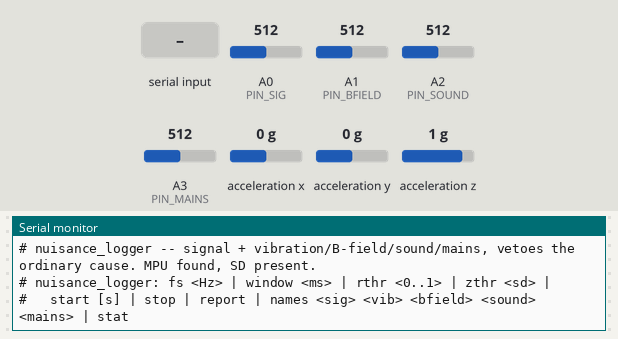
Simulated run of this sketch. Board: Teensy 4. Parts: the last lines printed to the serial monitor. Wiring (inferred from the names in the program): MPU-6050 motion sensor at I2C address 0x68. Inputs (shaded band) come from the test bench; at power-on: A0 (PIN_SIG) = 512, A1 (PIN_BFIELD) = 512, A2 (PIN_SOUND) = 512, A3 (PIN_MAINS) = 512, acceleration x 0 g, acceleration y 0 g, acceleration z 1 g (analog values on the 0–1023 scale). Storage starts empty.

Above: at 1.2 s.
1.3 s: "help,1\n" received over Serial
At 1.9 s:
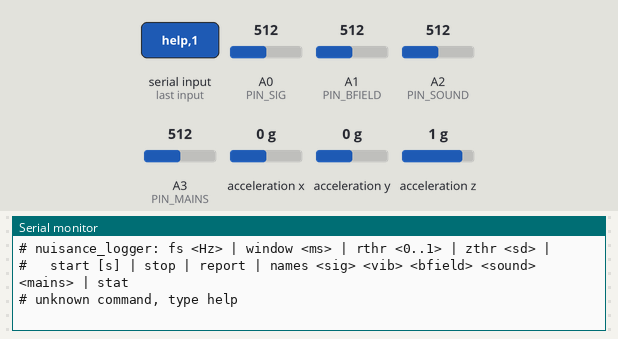
2.8 s: "start\n" received over Serial
At 4.0 s:
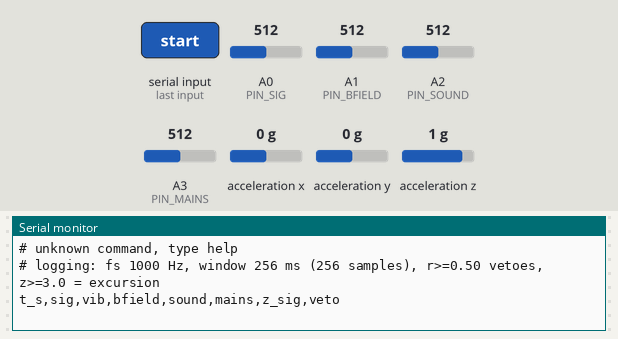
4.3 s: "stop\n" received over Serial
At 5.4 s:
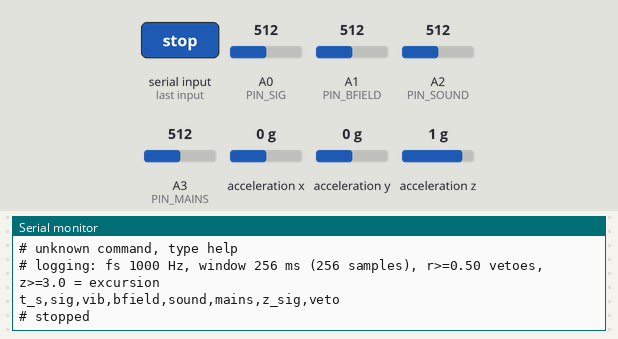

Measured:
- after the input at 1.3 s, the serial monitor: prints a new line at once (image 1)
- after the input at 2.8 s, the serial monitor: prints a new line at once (image 2)
- after the input at 4.3 s, the serial monitor: prints a new line at once (image 3)

The sketch:

nuisance_logger.ino
```cpp
/*
 * nuisance_logger.ino -- Teensy 4.1: log a signal next to the ordinary things
 * that fake one, and veto the ordinary cause after the fact (list item #159).
 *
 * WHAT IT DOES
 *   Samples a SIGNAL channel together with four NUISANCE channels -- vibration,
 *   stray magnetic field, sound, and mains pickup -- at the same instants, and
 *   computes, per sample, whether the signal is persistently correlated with any
 *   nuisance over a short window (nuisance_analysis.h, PC-tested 10/10). When it
 *   is, that nuisance is flagged as the likely cause: the 8 Hz mount resonance
 *   (#133) that sank the pilot studies, or the 60 Hz that is everywhere. Every
 *   null in the files came down to exactly this, so logging it alongside the
 *   signal is what lets you rule the ordinary cause in or out.
 *
 * WIRING (Teensy 4.1)
 *   A0 (14)  SIGNAL   whatever you are measuring (0..3.3 V, centred ~1.65 V)
 *   A1 (15)  B-FIELD  a fluxgate analog out or a coil+amp (stray magnetic field)
 *   A2 (16)  SOUND    an electret mic + amp (acoustic/infrasound)
 *   A3 (17)  MAINS    a short wire / 1 pF pickup near the mains, buffered
 *   MPU-6050 on Wire (SDA 18, SCL 19, 3.3 V): VIBRATION (accel magnitude)
 *   SD card: NUISANCE.CSV
 *   The ADC channels and the IMU are read together at FS; the vibration value is
 *   |accel| - 1 g. If the MPU is absent the vibration channel is held at 0.
 *
 * COMMANDS (USB serial 115200)
 *   help | stat
 *   fs <Hz>              sample rate 100..4000 (default 1000)
 *   window <ms>          correlation window (default 256 ms; use ~4 cycles of the
 *                        nuisance you suspect: 64 ms suits 60 Hz, 500 ms suits 8 Hz)
 *   rthr <0..1>          correlation magnitude that vetoes (default 0.5)
 *   zthr <sd>            signal excursion threshold for the contamination report (default 3)
 *   start [seconds]      log; prints a line whenever the signal excurses, naming any veto
 *   stop
 *   report               contamination: of the signal excursions so far, how many each
 *                        nuisance channel explained
 *   names <sig> <vib> <bfield> <sound> <mains>   rename the channels in the log
 *
 * FILES
 *   NUISANCE.CSV  t_s,sig,vib,bfield,sound,mains,z_sig,veto_mask   per excursion
 *                 (veto_mask bit0 vib, bit1 bfield, bit2 sound, bit3 mains)
 *
 * STATUS: written for Teensyduino 1.62. The veto core (nuisance_analysis.h) is
 *   PC-tested. Not run on hardware.
 */

#include <Arduino.h>
#include <Wire.h>
#include <SD.h>
#include "nuisance_analysis.h"

using namespace nuisance;

const int PIN_SIG = 14, PIN_BFIELD = 15, PIN_SOUND = 16, PIN_MAINS = 17;
const int MPU_ADDR = 0x68;
const double ADC_LSB = 3.3 / 4096.0;

double fs = 1000.0;
int windowMs = 256;
Veto<4> veto;                 // channels: 0 vib, 1 bfield, 2 sound, 3 mains
bool running = false, sdOk = false, mpuOk = false;
uint32_t stopAtMs = 0;
elapsedMicros sampleTimer;
long nExc = 0, nSamp = 0;
char chName[5][10] = {"sig", "vib", "bfield", "sound", "mains"};

IntervalTimer tick;
volatile bool sampleReady = false;

bool mpuBegin() {
  Wire.begin(); Wire.setClock(400000);
  Wire.beginTransmission(MPU_ADDR); Wire.write(0x6B); Wire.write(0x00);     // wake
  if (Wire.endTransmission() != 0) return false;
  Wire.beginTransmission(MPU_ADDR); Wire.write(0x1C); Wire.write(0x00);     // +-2 g
  Wire.endTransmission();
  return true;
}

double readVibration() {
  if (!mpuOk) return 0;
  Wire.beginTransmission(MPU_ADDR); Wire.write(0x3B);
  if (Wire.endTransmission(false) != 0) return 0;
  if (Wire.requestFrom(MPU_ADDR, 6) != 6) return 0;
  int16_t ax = (Wire.read() << 8) | Wire.read();
  int16_t ay = (Wire.read() << 8) | Wire.read();
  int16_t az = (Wire.read() << 8) | Wire.read();
  double gx = ax / 16384.0, gy = ay / 16384.0, gz = az / 16384.0;
  return sqrt(gx * gx + gy * gy + gz * gz) - 1.0;      // |accel| - 1 g (0 at rest)
}

void onTick() { sampleReady = true; }

void startRun(double seconds) {
  double rthr = veto.r_thr, zthr = veto.z_thr;          // keep the user's thresholds
  veto = Veto<4>();                                     // reset running stats and correlators
  veto.r_thr = rthr; veto.z_thr = zthr;
  veto.init((int)(windowMs / 1000.0 * fs));
  nExc = nSamp = 0;
  running = true;
  stopAtMs = seconds > 0 ? millis() + (uint32_t)(seconds * 1000) : 0;
  tick.begin(onTick, 1000000.0 / fs);
  Serial.printf("# logging: fs %.0f Hz, window %d ms (%d samples), r>=%.2f vetoes, z>=%.1f = excursion\n",
                fs, windowMs, (int)(windowMs / 1000.0 * fs), veto.r_thr, veto.z_thr);
  Serial.println("t_s,sig,vib,bfield,sound,mains,z_sig,veto");
}

void stopRun() {
  if (!running) return;
  running = false; tick.end();
  Serial.println("# stopped");
}

void report() {
  Serial.printf("# %ld samples, %ld signal excursions (|z|>=%.1f)\n", nSamp, nExc, veto.z_thr);
  for (int i = 0; i < 4; i++)
    Serial.printf("#   %-8s explained %ld of %ld excursions (%.0f %%)\n",
                  chName[i + 1], veto.vetoed[i], nExc, nExc ? 100.0 * veto.vetoed[i] / nExc : 0.0);
  long worst = 0; int wi = 0;
  for (int i = 0; i < 4; i++) if (veto.vetoed[i] > worst) { worst = veto.vetoed[i]; wi = i; }
  if (nExc > 0 && worst >= 0.5 * nExc)
    Serial.printf("# >= half the 'signal' is explained by %s: treat it as that, not a new effect.\n", chName[wi + 1]);
}

void logExcursion(double t, const double *v5, double zsig, unsigned mask) {
  char line[128];
  snprintf(line, sizeof(line), "%.4f,%.4f,%.4f,%.4f,%.4f,%.4f,%.2f,%u",
           t, v5[0], v5[1], v5[2], v5[3], v5[4], zsig, mask);
  Serial.print("# "); Serial.println(line);
  if (sdOk) {
    bool isNew = !SD.exists("NUISANCE.CSV");
    File f = SD.open("NUISANCE.CSV", FILE_WRITE);
    if (f) { if (isNew) f.println("t_s,sig,vib,bfield,sound,mains,z_sig,veto_mask"); f.println(line); f.close(); }
  }
}

void printHelp() {
  Serial.println(F("# nuisance_logger: fs <Hz> | window <ms> | rthr <0..1> | zthr <sd> |\n"
                   "#   start [s] | stop | report | names <sig> <vib> <bfield> <sound> <mains> | stat"));
}

void handleLine(char *line) {
  char *tok[6]; int n = 0;
  for (char *p = strtok(line, " \t\r\n"); p && n < 6; p = strtok(NULL, " \t\r\n")) tok[n++] = p;
  if (n == 0) return;
  const char *c = tok[0];
  if (!strcmp(c, "help") || !strcmp(c, "?")) printHelp();
  else if (!strcmp(c, "fs") && n >= 2) { if (!running) { fs = constrain(atof(tok[1]), 100, 4000); Serial.printf("# fs %.0f Hz\n", fs); } else Serial.println("# stop first"); }
  else if (!strcmp(c, "window") && n >= 2) { windowMs = constrain(atoi(tok[1]), 10, 2000); Serial.printf("# window %d ms\n", windowMs); }
  else if (!strcmp(c, "rthr") && n >= 2) { veto.r_thr = constrain(atof(tok[1]), 0.1, 0.99); Serial.printf("# veto r>=%.2f\n", veto.r_thr); }
  else if (!strcmp(c, "zthr") && n >= 2) { veto.z_thr = constrain(atof(tok[1]), 1.0, 10.0); Serial.printf("# excursion |z|>=%.1f\n", veto.z_thr); }
  else if (!strcmp(c, "start")) startRun(n >= 2 ? atof(tok[1]) : 0);
  else if (!strcmp(c, "stop")) stopRun();
  else if (!strcmp(c, "report")) report();
  else if (!strcmp(c, "names") && n >= 6) { for (int i = 0; i < 5; i++) { strncpy(chName[i], tok[i + 1], 9); chName[i][9] = 0; } Serial.println("# renamed"); }
  else if (!strcmp(c, "stat")) Serial.printf("# %s, fs %.0f Hz, window %d ms, MPU %s, SD %s, %ld samples, %ld excursions\n",
                                             running ? "LOGGING" : "idle", fs, windowMs, mpuOk ? "ok" : "absent", sdOk ? "present" : "none", nSamp, nExc);
  else Serial.println("# unknown command, type help");
}

void setup() {
  Serial.begin(115200);
  analogReadResolution(12); analogReadAveraging(4);
  uint32_t t0 = millis(); while (!Serial && millis() - t0 < 3000) {}
  mpuOk = mpuBegin();
  sdOk = SD.begin(BUILTIN_SDCARD);
  veto.init((int)(windowMs / 1000.0 * fs));
  Serial.printf("# nuisance_logger -- signal + vibration/B-field/sound/mains, vetoes the ordinary cause. MPU %s, SD %s.\n",
                mpuOk ? "found" : "absent", sdOk ? "present" : "none");
  printHelp();
}

void loop() {
  static char line[72]; static int len = 0;
  while (Serial.available()) {
    char ch = Serial.read();
    if (ch == '\n' || ch == '\r') { if (len > 0) { line[len] = 0; len = 0; handleLine(line); } }
    else if (len < (int)sizeof(line) - 1) line[len++] = ch;
  }
  if (running && sampleReady) {
    sampleReady = false;
    double sig = (analogRead(PIN_SIG) - 2048) * ADC_LSB;
    double nui[4];
    nui[0] = readVibration();
    nui[1] = (analogRead(PIN_BFIELD) - 2048) * ADC_LSB;
    nui[2] = (analogRead(PIN_SOUND) - 2048) * ADC_LSB;
    nui[3] = (analogRead(PIN_MAINS) - 2048) * ADC_LSB;
    unsigned mask = veto.step(sig, nui);
    nSamp++;
    if (fabs(veto.z_sig) >= veto.z_thr) {
      nExc++;
      double v5[5] = {sig, nui[0], nui[1], nui[2], nui[3]};
      logExcursion(nSamp / fs, v5, veto.z_sig, mask);
    }
    if (stopAtMs && millis() >= stopAtMs) { stopRun(); report(); }
  }
}
```

nuisance_analysis.h
```cpp
// nuisance_analysis.h -- the veto logic of nuisance_logger (list item #159),
// free of Arduino so a PC tests it (test/pc_test.cpp).
//
// Every signal channel is logged beside the ordinary things that fake a signal:
// vibration (the 8 Hz mount resonance that sank the pilot studies, #133),
// stray B-field, sound, and 60 Hz mains. This decides, per window, whether an
// excursion in the signal is EXPLAINED by a coincident excursion in a nuisance,
// so the ordinary cause can be vetoed after the fact -- which is what every null
// in the files came down to.
#pragma once
#include <math.h>
#include <stddef.h>

namespace nuisance {

// Welford running mean/variance for z-scoring a channel online.
struct RunStat {
  double mean = 0, m2 = 0;
  long n = 0;
  void push(double x) { n++; double d = x - mean; mean += d / n; m2 += d * (x - mean); }
  double var() const { return n > 1 ? m2 / (n - 1) : 0; }
  double sd() const { return sqrt(var()); }
  double z(double x) const { double s = sd(); return s > 1e-12 ? (x - mean) / s : 0; }
};

// Windowed Pearson correlation between two streams, updated per sample over the
// last W samples (circular buffers; O(1) per sample via running sums).
struct WinCorr {
  static const int MAXW = 2048;
  int w;
  double bx[MAXW], by[MAXW];
  int pos = 0; long n = 0;
  double sx = 0, sy = 0, sxx = 0, syy = 0, sxy = 0;
  void init(int window) { w = window < 2 ? 2 : (window > MAXW ? MAXW : window); pos = 0; n = 0; sx = sy = sxx = syy = sxy = 0; for (int i = 0; i < w; i++) bx[i] = by[i] = 0; }
  void push(double x, double y) {
    if (n >= w) {                       // remove the sample leaving the window
      double ox = bx[pos], oy = by[pos];
      sx -= ox; sy -= oy; sxx -= ox * ox; syy -= oy * oy; sxy -= ox * oy;
    }
    bx[pos] = x; by[pos] = y;
    sx += x; sy += y; sxx += x * x; syy += y * y; sxy += x * y;
    pos = (pos + 1) % w;
    if (n < w) n++;
  }
  double r() const {
    if (n < 2) return 0;
    double cov = sxy - sx * sy / n;
    double vx = sxx - sx * sx / n, vy = syy - sy * sy / n;
    double den = sqrt(vx * vy);
    return den > 1e-12 ? cov / den : 0;
  }
};

// Per-sample veto decision for one signal and up to NCH nuisance channels.
// A nuisance "explains" the signal now when the signal is PERSISTENTLY
// CORRELATED with that nuisance over the window (|r| >= r_thr). Correlation,
// not a shared threshold crossing, is the right test: it catches both an
// impulsive nuisance that coincides with a signal burst (the 8 Hz mount
// resonance, #133) AND a continuous one that modulates the signal (60 Hz mains),
// the latter of which never trips an amplitude threshold because a steady sine
// peaks at only ~1.4 sd. The per-channel z-scores are kept for the log so the
// strength of each excursion is recorded, but the veto is the correlation.
template <int NCH>
struct Veto {
  RunStat sigStat, nuiStat[NCH];
  WinCorr corr[NCH];
  double z_thr = 3.0, r_thr = 0.5;
  bool active[NCH] = {false};
  long vetoed[NCH] = {0};
  double z_sig = 0, z_nui[NCH] = {0};
  void init(int window) { for (int i = 0; i < NCH; i++) corr[i].init(window); }
  // returns a bitmask of nuisance channels currently vetoing the signal
  unsigned step(double sig, const double *nui) {
    sigStat.push(sig);
    z_sig = sigStat.z(sig);
    unsigned mask = 0;
    for (int i = 0; i < NCH; i++) {
      nuiStat[i].push(nui[i]);
      corr[i].push(sig, nui[i]);
      z_nui[i] = nuiStat[i].z(nui[i]);
      active[i] = fabs(corr[i].r()) >= r_thr;
      if (active[i]) { mask |= (1u << i); vetoed[i]++; }
    }
    return mask;
  }
  // fraction of a run's signal excursions that any nuisance explained
  double contamination(long sig_excursions) const {
    if (sig_excursions <= 0) return 0;
    long v = 0;
    for (int i = 0; i < NCH; i++) v = v > vetoed[i] ? v : vetoed[i];
    return (double)v / sig_excursions;
  }
};

}  // namespace nuisance
```
